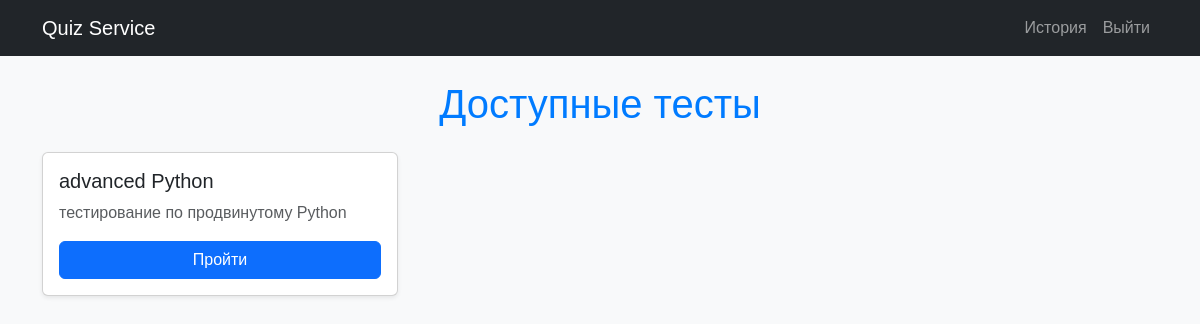
The app's page / (signed in) with its own data.
### quiz_for_brandpol/models.py (models this page shows, shortened)
class Test(models.Model):
    title = models.CharField(max_length=200)
    description = models.TextField(blank=True)
    is_active = models.BooleanField(default=True)
    created_at = models.DateTimeField(auto_now_add=True)

### quiz_for_brandpol/views.py (the view)
# urls.py: path("", HomeView.as_view(), name="home"),
@method_decorator(login_required, name="dispatch")
class HomeView(ListView):
    model = Test
    queryset = Test.objects.filter(is_active=True).order_by("id")
    template_name = "quiz_for_brandpol/home.html"
    context_object_name = "tests"

### quiz_for_brandpol/templates/quiz_for_brandpol/home.html (shortened to what this page needs)
{% extends "quiz_for_brandpol/base.html" %}
{% block content %}
  <h1 class="mb-4">Доступные тесты</h1>
  {% if tests %}
    <div class="row">
      {% for t in tests %}
        <div class="col-md-4">
          <div class="card mb-3 shadow-sm">
            <div class="card-body">
              <h5 class="card-title">{{ t.title }}</h5>
              <p class="card-text text-muted">{{ t.description|default:"Описание отсутствует" }}</p>
              <form method="get" action="{% url 'qfb_start' test_id=t.id %}">
                <button type="submit" class="btn btn-primary w-100">Пройти</button>
              </form>
            </div>
          </div>
        </div>
      {% endfor %}
    </div>
  {% else %}
    <div class="alert alert-info">Пока нет активных тестов.</div>
  {% endif %}
{% endblock %}

### static/css/style.css (style rules this page uses)
body { background-color: #f8f9fa; font-family: Arial, sans-serif; }
h1 { color: #007bff; text-align: center; margin-top: 20px; }

### records on screen
Test: title "advanced Python", description "тестирование по продвинутому Python"
